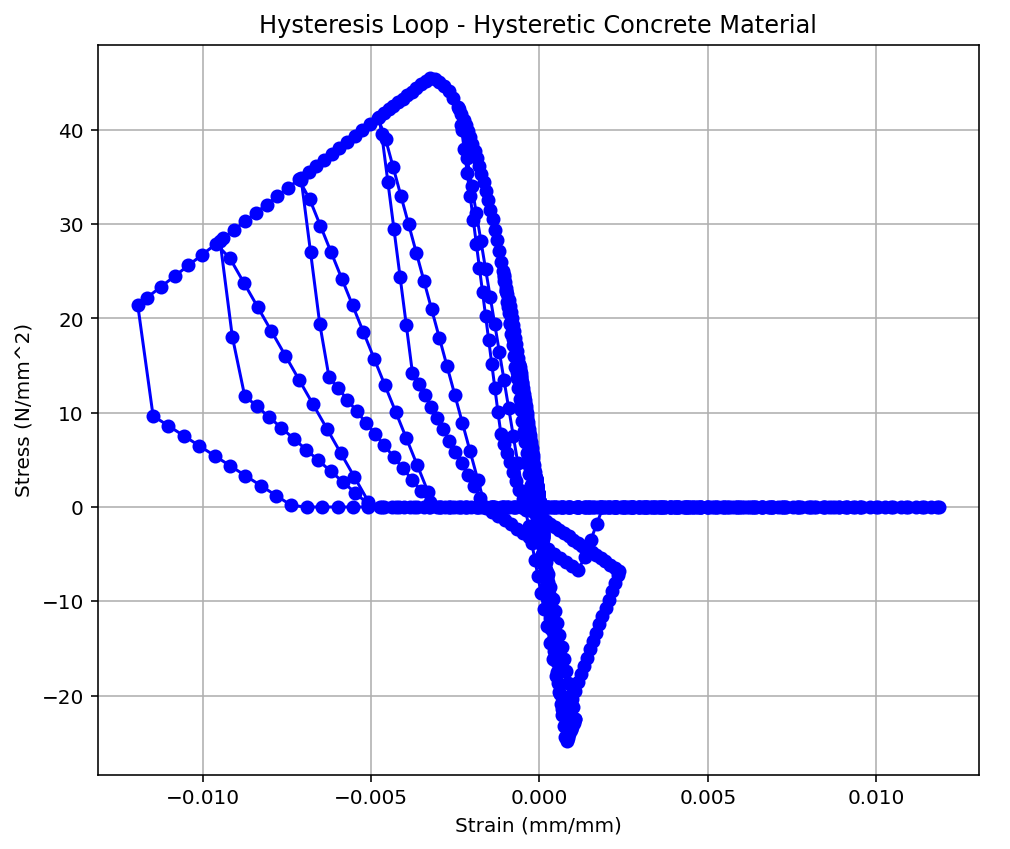

Write Python code to recreate this figure.
#**************************************************************
#                    >> IN THE NAME OF ALLAH << 
#  HYSTERETIC BEHAVIOR OF CONCRETE MATERIAL USING OPENSEES     
#  Cyclic Displacement-Controlled Analysis
#  THIS PROGRAM WRITTEN BY SALAR DELAVAR GHASHGHAEI (QASHQAI)
#**************************************************************

import openseespy.opensees as ops
import numpy as np
import matplotlib.pyplot as plt

#%% ------------------------------------------------------------
# 1. INITIALIZE MODEL
ops.wipe()
ops.model('Basic', '-ndm', 1, '-ndf', 1)

#%% ------------------------------------------------------------
# 2. MATERIAL PROPERTIES (CONCRETE - CONCRETE02)
# Define parameters (units: mm, N)
# ------------------------------------------
# CONCRETE  tag   f'cec0   f'cuecu
# Parametric definitions for unconfined concrete

fc = -35 # [N/mm^2] Nominal concrete compressive strength
Ec = 4700 * np.sqrt(-fc) # [N/mm^2] Concrete Elastic Modulus (the term in sqr root needs to be in psi

# confined concrete
Kfc = 1.3;			    # ratio of confined to unconfined concrete strength
fc1C = Kfc*fc;		    # CONFINED concrete (mander model), maximum stress
eps1C = 2*fc1C/Ec;	    # strain at maximum stress 
fc2C = 0.2*fc1C;		# ultimate stress
eps2C = 5*eps1C;		# strain at ultimate stress 
# unconfined concrete
fc1U = fc;			    # UNCONFINED concrete (todeschini parabolic model), maximum stress
eps1U = -0.0025;		# strain at maximum strength of unconfined concrete
fc2U = 0.2*fc1U;		# ultimate stress
eps2U = -0.012;			# strain at ultimate stress
Lambda = 0.1;			# ratio between unloading slope at $eps2 and initial slope $Ec
# tensile-strength properties
ftC = -0.55*fc1C;		# tensile strength +tension
ftU = -0.55*fc1U;		# tensile strength +tension
Ets = ftU/0.002;		# tension softening stiffness

coreTag = 1       # Confined Concrete Section Tag
coverTag = 2      # Unconfined Concrete Section Tag
ops.uniaxialMaterial('Concrete02', coreTag, fc1C, eps1C, fc2C, eps2C, Lambda, ftC, Ets) # build core concrete (confined)
ops.uniaxialMaterial('Concrete02', coverTag, fc1U, eps1U, fc2U, eps2U, Lambda, ftU, Ets) # build cover concrete (unconfined)
# INFO LINK: https://opensees.berkeley.edu/wiki/index.php/Concrete01_Material_--_Zero_Tensile_Strength
#%% ------------------------------------------------------------
# 3. MODEL GEOMETRY (ZERO-LENGTH ELEMENT)
ops.node(1, 0.0)
ops.node(2, 0.0)

ops.fix(1, 1)   # Fixed node
ops.fix(2, 0)   # Free node

ops.element('zeroLength', 1, 1, 2, '-mat', coreTag, '-dir', 1)

#%% ------------------------------------------------------------
# 4. CYCLIC STRAIN PROTOCOL

# Key strain points (same logic as your protocol)
key_disp = np.array([
     0.0,
     0.005*eps2U,   -0.005*eps2U,
     0.01*eps2U,   -0.01*eps2U,
     0.05*eps2U,   -0.05*eps2U,
     0.09*eps2U,   -0.09*eps2U,
     0.20*eps2U,   -0.20*eps2U,
     0.40*eps2U,   -0.40*eps2U,
     0.60*eps2U,   -0.60*eps2U,
     0.80*eps2U,   -0.80*eps2U,
     1.00*eps2U,   -1.00*eps2U,
     0.0
])

#%% ------------------------------------------------------------
# Generate 1000-point strain protocol
n_points = 1000
disp_protocol = np.interp(
    np.linspace(0, len(key_disp) - 1, n_points),
    np.arange(len(key_disp)),
    key_disp
)


#%% ------------------------------------------------------------
# 5. ANALYSIS SETUP
ops.timeSeries('Linear', 1)
ops.pattern('Plain', 1, 1)
ops.load(2, 1.0)

ops.system('BandGeneral')
ops.numberer('Plain')
ops.constraints('Plain')
ops.algorithm('Newton')
ops.analysis('Static')

#%% ------------------------------------------------------------
# 6. RUN ANALYSIS & RECORD RESPONSE
disp = []
force = []

for target_disp in disp_protocol:
    current_disp = ops.nodeDisp(2, 1)
    dU = target_disp - current_disp

    ops.integrator('DisplacementControl', 2, 1, dU)
    ops.analyze(1)

    disp.append(ops.nodeDisp(2, 1))
    force.append(ops.eleForce(1)[0])

#%% ------------------------------------------------------------
# 7. PLOT HYSTERESIS LOOP
plt.figure(figsize=(7, 6))
plt.plot(disp, force, '-bo', linewidth=1.5)
plt.xlabel('Strain (mm/mm)')
plt.ylabel('Stress (N/mm^2)')
plt.title('Hysteresis Loop - Hysteretic Concrete Material')
plt.grid(True)
plt.tight_layout()
plt.show()
